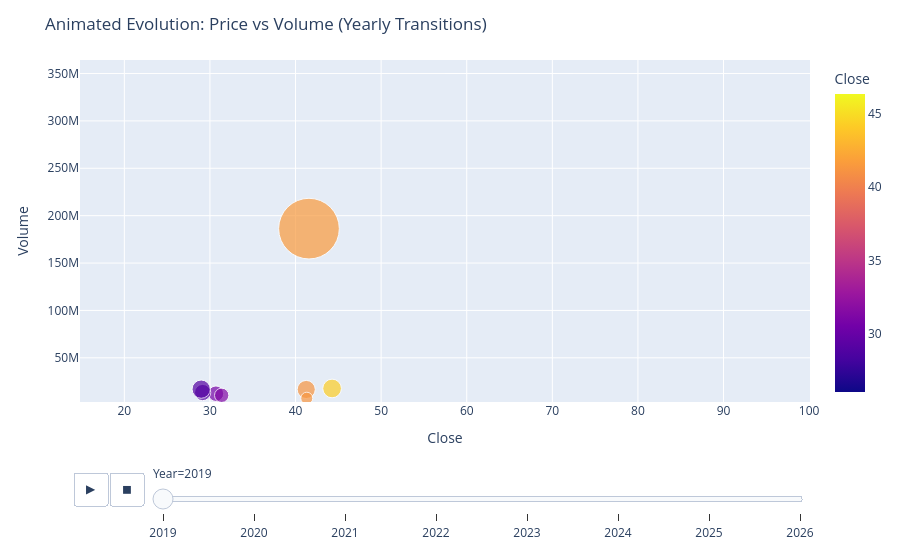

Notebook code cell kept with this figure:
### Markdown cell above
## 4. Comprehensive Animated EDA (i)
Visualizing the evolution of Uber's market presence over time.

### Code cell
# Animated Cumulative Return by Year (Simulated Animation)
df['Year'] = df['Date'].dt.year
df['Month'] = df['Date'].dt.month

# Create an animated scatter plot showing Price vs Volume over time
fig = px.scatter(df, x="Close", y="Volume", animation_frame="Year", animation_group="Month",
           size="Volume", color="Close", hover_name="Date",
           log_x=False, size_max=60, range_x=[min(df['Close']), max(df['Close'])], 
           range_y=[min(df['Volume']), max(df['Volume'])])

fig.update_layout(title="Animated Evolution: Price vs Volume (Yearly Transitions)")
fig.show()

### Figure 1 — Plotly figure (JSON) as saved in the notebook; plotly's stock layout.template omitted (floating-point values rounded to 4 significant figures; data arrays with more than 128 entries replaced by an {"elided": "..."} marker saying what was removed)
{"data": [{"hovertemplate": "<b>%{hovertext}</b><br><br>Year=2019<br>Close=%{marker.color}<br>Volume=%{marker.size}<extra></extra>", "hovertext": {"elided": "163 str values"}, "ids": {"elided": "163 int values"}, "legendgroup": "", "marker": {"color": {"elided": "163 float values"}, "coloraxis": "coloraxis", "size": {"elided": "163 int values"}, "sizemode": "area", "sizeref": 101200.0, "symbol": "circle"}, "mode": "markers", "name": "", "orientation": "v", "showlegend": false, "type": "scatter", "x": {"elided": "163 float values"}, "xaxis": "x", "y": {"elided": "163 int values"}, "yaxis": "y"}], "layout": {"coloraxis": {"colorbar": {"title": {"text": "Close"}}, "colorscale": [[0, "#0d0887"], [0.1111, "#46039f"], [0.2222, "#7201a8"], [0.3333, "#9c179e"], [0.4444, "#bd3786"], [0.5556, "#d8576b"], [0.6667, "#ed7953"], [0.7778, "#fb9f3a"], [0.8889, "#fdca26"], [1, "#f0f921"]]}, "legend": {"itemsizing": "constant", "tracegroupgap": 0}, "margin": {"t": 60}, "sliders": [{"active": 0, "currentvalue": {"prefix": "Year="}, "len": 0.9, "pad": {"b": 10, "t": 60}, "steps": [{"args": [["2019"], {"frame": {"duration": 0, "redraw": false}, "fromcurrent": true, "mode": "immediate", "transition": {"duration": 0, "easing": "linear"}}], "label": "2019", "method": "animate"}, {"args": [["2020"], {"frame": {"duration": 0, "redraw": false}, "fromcurrent": true, "mode": "immediate", "transition": {"duration": 0, "easing": "linear"}}], "label": "2020", "method": "animate"}, {"args": [["2021"], {"frame": {"duration": 0, "redraw": false}, "fromcurrent": true, "mode": "immediate", "transition": {"duration": 0, "easing": "linear"}}], "label": "2021", "method": "animate"}, {"args": [["2022"], {"frame": {"duration": 0, "redraw": false}, "fromcurrent": true, "mode": "immediate", "transition": {"duration": 0, "easing": "linear"}}], "label": "2022", "method": "animate"}, {"args": [["2023"], {"frame": {"duration": 0, "redraw": false}, "fromcurrent": true, "mode": "immediate", "transition": {"duration": 0, "easing": "linear"}}], "label": "2023", "method": "animate"}, {"args": [["2024"], {"frame": {"duration": 0, "redraw": false}, "fromcurrent": true, "mode": "immediate", "transition": {"duration": 0, "easing": "linear"}}], "label": "2024", "method": "animate"}, {"args": [["2025"], {"frame": {"duration": 0, "redraw": false}, "fromcurrent": true, "mode": "immediate", "transition": {"duration": 0, "easing": "linear"}}], "label": "2025", "method": "animate"}, {"args": [["2026"], {"frame": {"duration": 0, "redraw": false}, "fromcurrent": true, "mode": "immediate", "transition": {"duration": 0, "easing": "linear"}}], "label": "2026", "method": "animate"}], "x": 0.1, "xanchor": "left", "y": 0, "yanchor": "top"}], "title": {"text": "Animated Evolution: Price vs Volume (Yearly Transitions)"}, "updatemenus": [{"buttons": [{"args": [null, {"frame": {"duration": 500, "redraw": false}, "fromcurrent": true, "mode": "immediate", "transition": {"duration": 500, "easing": "linear"}}], "label": "&#9654;", "method": "animate"}, {"args": [[null], {"frame": {"duration": 0, "redraw": false}, "fromcurrent": true, "mode": "immediate", "transition": {"duration": 0, "easing": "linear"}}], "label": "&#9724;", "method": "animate"}], "direction": "left", "pad": {"r": 10, "t": 70}, "showactive": false, "type": "buttons", "x": 0.1, "xanchor": "right", "y": 0, "yanchor": "top"}], "xaxis": {"anchor": "y", "domain": [0, 1], "range": [14.82, 100.1], "title": {"text": "Close"}}, "yaxis": {"anchor": "x", "domain": [0, 1], "range": [3380000, 364261200], "title": {"text": "Volume"}}}}
